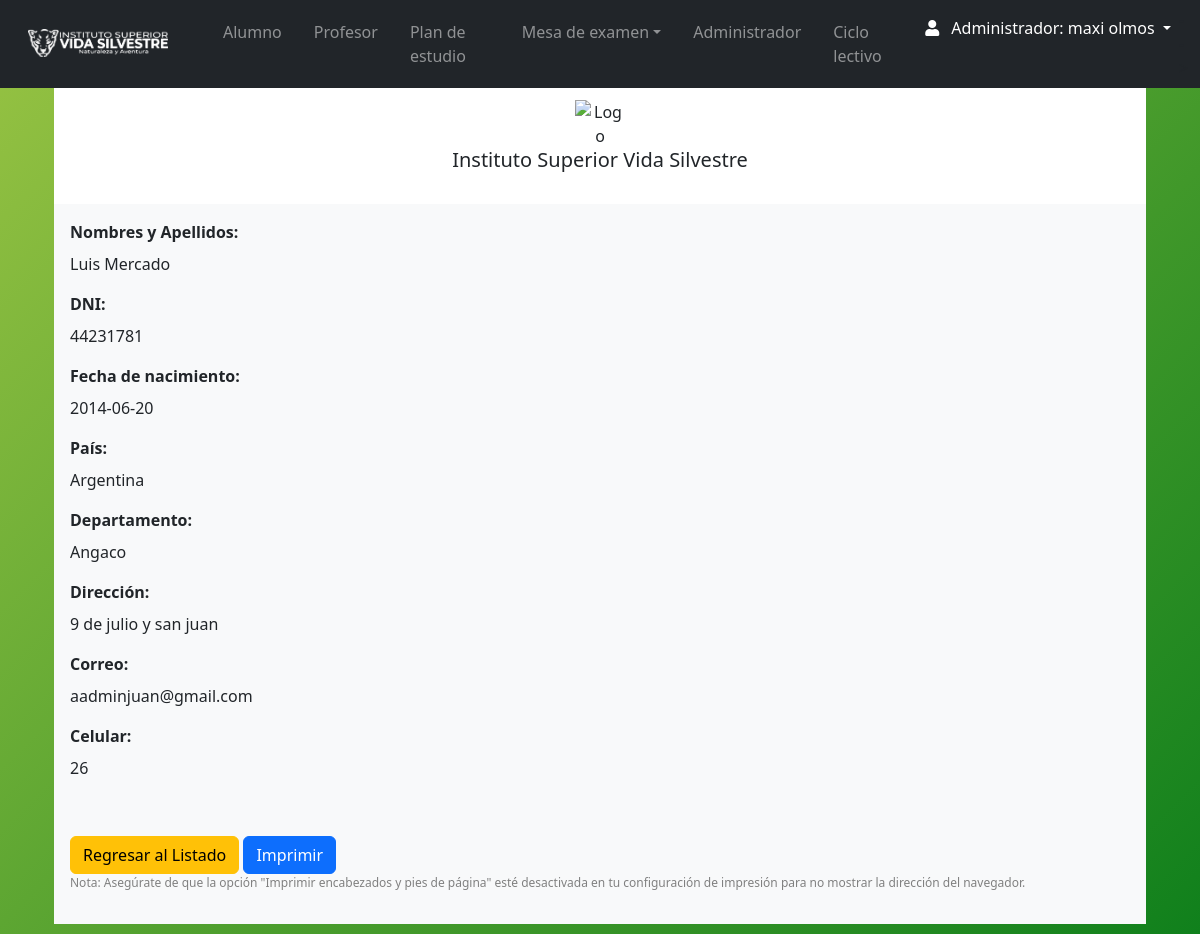
/Views/admin/alumno_ver.php?id=2 (signed in), run on the app's committed database.
### tables this page shows
CREATE TABLE `persona` (
  `id_persona` int(11) NOT NULL,
  `nombre` varchar(35) NOT NULL,
  `apellido` varchar(35) NOT NULL,
  `fecha_nacimiento` date NOT NULL,
  `DNI` int(11) NOT NULL,
  `celular` varchar(15) DEFAULT NULL,
  `email_correo` varchar(100) DEFAULT NULL,
  `direccion` varchar(55) DEFAULT NULL,
  `fecha_ingreso` date DEFAULT NULL,
  `pais` varchar(55) DEFAULT NULL,
  `ciudad` varchar(55) DEFAULT NULL,
  `contraseña` varchar(10) DEFAULT NULL,
  `id_rol` int(11) NOT NULL,
  `genero` varchar(15) DEFAULT NULL,
  `legajo` int(11) DEFAULT NULL,
  `titulo` varchar(100) DEFAULT NULL,
  `estado` varchar(11) DEFAULT NULL
);

### Views/admin/alumno_ver.php (the view, shortened to what this page needs)
<?php
require '../../conn/connection.php';
if (isset($_GET['id'])) {
    $id_alumno = $_GET['id'];
    $consulta_alumno = $db->prepare("SELECT * FROM persona WHERE id_persona = :id");
    $consulta_alumno->bindParam(':id', $id_alumno, PDO::PARAM_INT);
    $consulta_alumno->execute();
    $alumno = $consulta_alumno->fetch();
} else {
    die('Ha ocurrido un error');
}
?>
<?php require 'navbar.php'; ?>
      <body>
    <div class="container mt-3">
        <div class="row m-auto">
            <div class="col-sm">
                <div class="card rounded-2 border-0">
                    <div class="text-center mb-4">
                        <br>
                        <img src="../../img/LOGO.png" alt="Logo" style="max-width: 50px;">
                        <h5>Instituto Superior Vida Silvestre</h5>
                    </div>
                    <div class="card-body bg-light">
                        <div class="form-group">
                            <label><strong>Nombres y Apellidos:</strong></label>
                            <p><?php echo htmlspecialchars($alumno['nombre']); ?>  <?php echo htmlspecialchars($alumno['apellido']); ?></p>
                        </div>
                        <div class="form-group">
                            <label><strong>DNI:</strong></label>
                            <p><?php echo htmlspecialchars($alumno['DNI']); ?></p>
                            <label><strong>Fecha de nacimiento:</strong></label>
                            <p><?php echo htmlspecialchars($alumno['fecha_nacimiento']); ?></p>
                        </div>
                        <div class="form-group">
                        <label><strong>País:</strong></label>
                            <p><?php echo htmlspecialchars($alumno['pais']); ?></p>
                            <label><strong>Departamento:</strong></label>
                            <p><?php echo htmlspecialchars($alumno['ciudad']); ?></p>
                            <label><strong>Dirección:</strong></label>
                            <p><?php echo htmlspecialchars($alumno['direccion']); ?></p>
                        </div>
                        <div class="form-group">
                            <label><strong>Correo:</strong></label>
                            <p><?php echo htmlspecialchars($alumno['email_correo']); ?></p>
                        </div>
                        <div class="form-group">
                            <label><strong>Celular:</strong></label>
                            <p><?php echo htmlspecialchars($alumno['celular']); ?></p>
                        </div>
                        <br>
                        <div class="mt-3">
                            <a class="btn btn-warning" href="alumno_index.php">Regresar al Listado</a>
                            <button class="btn btn-primary" onclick="window.print()">Imprimir</button>
                            <p class="nota" style="font-size: 12px; color: gray;">Nota: Asegúrate de que la opción "Imprimir encabezados y pies de página" esté desactivada en tu configuración de impresión para no mostrar la dirección del navegador.</p>
                        </div>
                    </div>
                </div>
            </div>
        </div>
    </div>
</body>

### css/style.css (style rules this page uses)
body { background: linear-gradient(135deg, #98c343, #10801c); position: relative; padding-bottom: 10px; min-height: 100vh; }

### data on the page
persona: nombre "Luis", apellido "Mercado", DNI "44231781", fecha_nacimiento "2014-06-20", pais "Argentina", ciudad "Angaco", direccion "9 de julio y san juan", email_correo "aadminjuan@gmail.com", celular "26"

### other printed values
$_SESSION['nombre'] "maxi"
$_SESSION['apellido'] "olmos"
